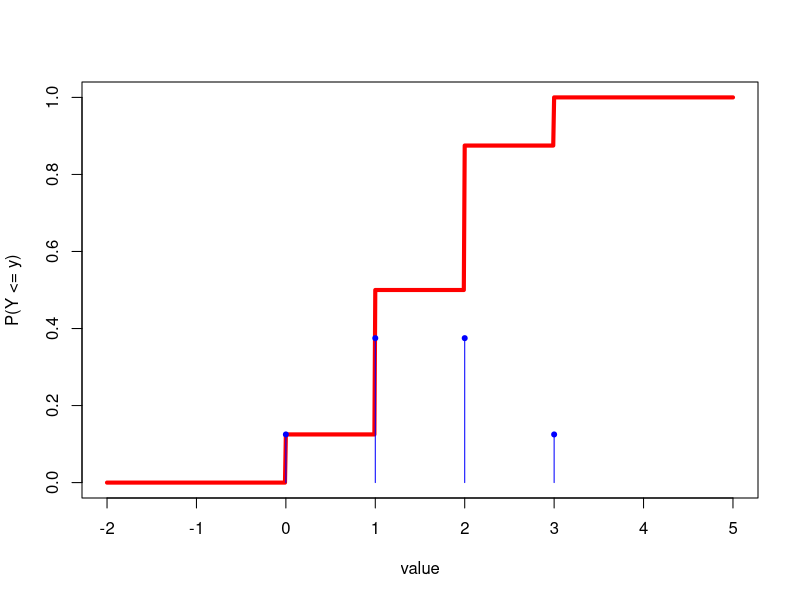
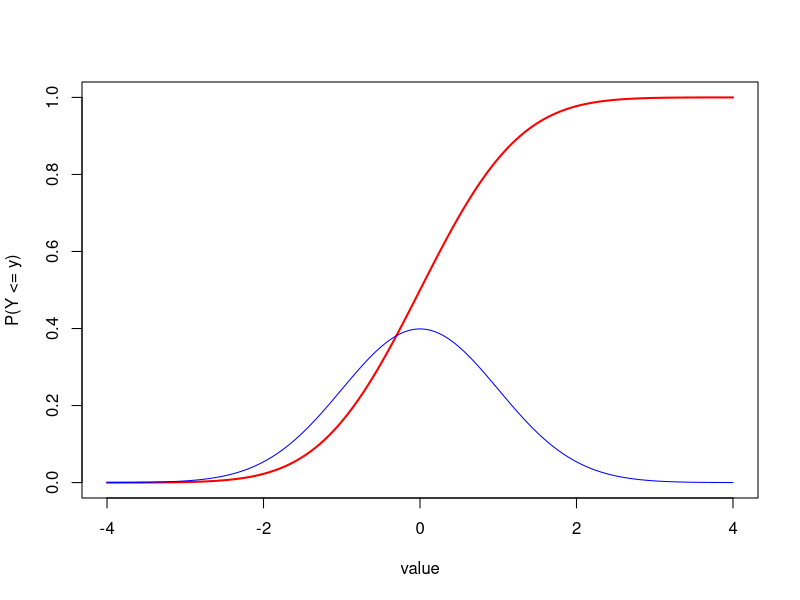
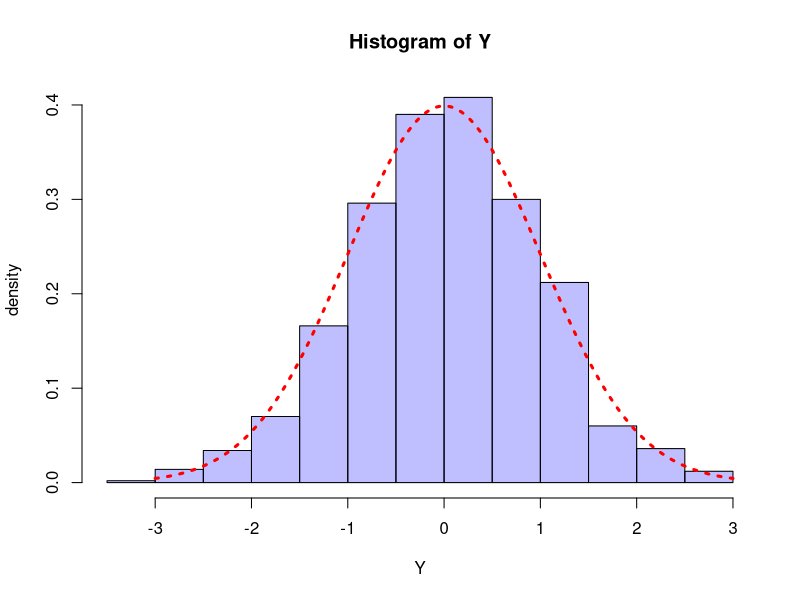
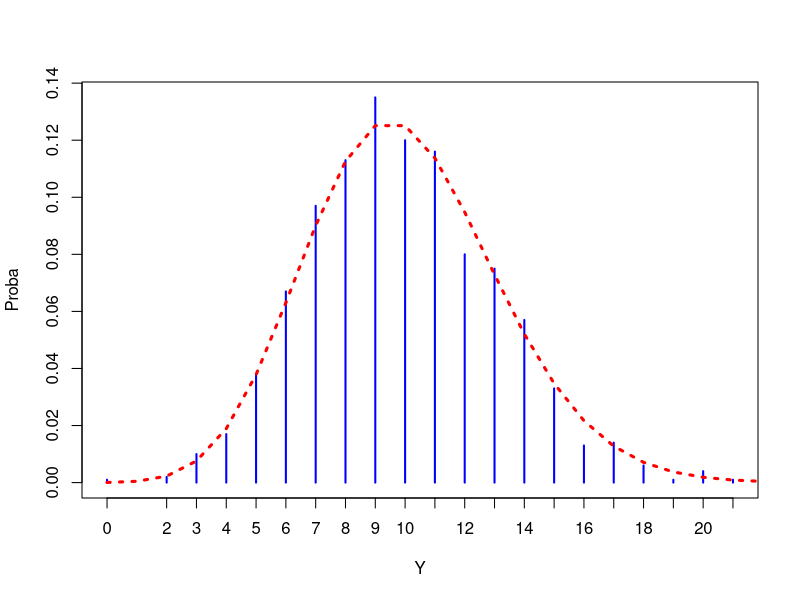

These figures' R source, in order:
## ---- chunk 1
q <- seq(-2, 5, by=0.01)

plot(q, pbinom(size=3, prob=0.5, q=q), type="l", 
     xlab="value", ylab="P(Y <= y)", lwd=4, col="red")
segments(0:3, 0, 0:3, dbinom(size=3, prob=0.5, x=0:3), col="blue")
points(0:3, dbinom(size=3, prob=0.5, x=0:3), col="blue", pch=20)

## ---- chunk 2
q <- seq(-4, 4, by=0.01)
plot(q, pnorm(q=q), type="l", xlab="value", ylab="P(Y <= y)", lwd=2, col="red")
lines(q, dnorm(q), col="blue")
## ---- chunk 3
## One throw
rbinom(n=1, prob=0.5, size=1)
## ---- chunk 4
## 10^4 independent throws Y_1, Y_2, Y_3...
Y <- rbinom(n=10^4, prob=0.5, size=1)
table(Y)

## ---- chunk 5
## 10^4 independent throws Y_1, Y_2, Y_3...
Y <- rbinom(n=10^4, prob=0.5, size=5)
table(Y)

## ---- chunk 6
## One throw
rnorm(n=1, mean=0, sd=1)
## ---- chunk 7
## 10^4 independent throws Y_1, Y_2, Y_3...
Y <- rnorm(n=10^3, mean=0, sd=1)
x <- seq(-3, 3, by=0.01)
hist(Y, col=rgb(0,0,1,1/4), freq=FALSE, ylab="density")
lines(x, dnorm(x), col="red",lty=3, lwd=3)
## ---- chunk 8
## One throw
rpois(n=1, lambda = 10)
## ---- chunk 9
## 10^4 independent throws Y_1, Y_2, Y_3...
Y <- rpois(n=10^3, lambda=10)
x <- 0:40
plot(table(Y)/10^3, col="blue", ylab="Proba")
lines(x, dpois(seq(0, 40), lambda=10), 
      col="red",lty=3, lwd=3)
## ---- chunk 10
exper <- replicate(10^4, sum(
        sample.int(6, 10^4, replace=TRUE)) )
mean(exper)
## ---- chunk 11
exper <- replicate(10^4, mean(
        sample.int(6, 10^4, replace=TRUE)) )
mean(exper)
## ---- chunk 12
exper <- replicate(10^4, sum( (
  sample.int(6, 2, replace=TRUE)-1) * c(6, 1)))
mean(exper)
## ---- chunk 13
n  <- 10^4
Y1 <- rnorm(n)
Y2 <- rnorm(n=n, mean=Y1)
mean(Y2)
## ---- chunk 14
exper <- replicate(10^4, sum(
      sample.int(6, 10^4,replace=TRUE)) )
var(exper)
## ---- chunk 15
exper <- replicate(10^4, mean(
        sample.int(6, 10^4,replace=TRUE)) )
var(exper)
## ---- chunk 16
exper <- replicate(10^4, sum( (
  sample.int(6, 2, replace=TRUE)-1)*c(6, 1) ))
var(exper)
## ---- chunk 17
n  <- 10^4
Y1 <- rnorm(n)
Y2 <- rnorm(n=n, mean=Y1)
var(Y2)
## ---- chunk 18
n  <- 10^4
Y1 <- rnorm(n)
Y2 <- rnorm(n=n, mean=Y1)
cov(Y1, Y2)
